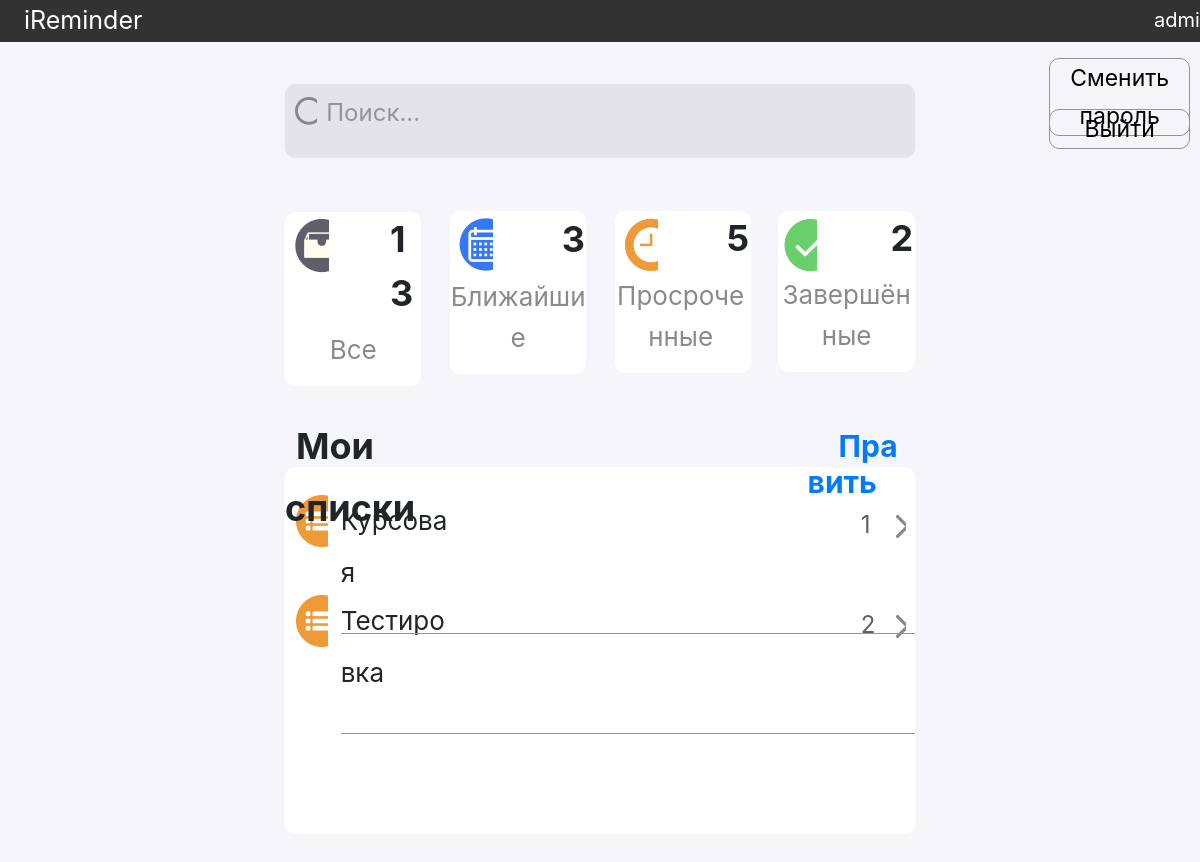
Before: /main/ (signed in) with the older database file.
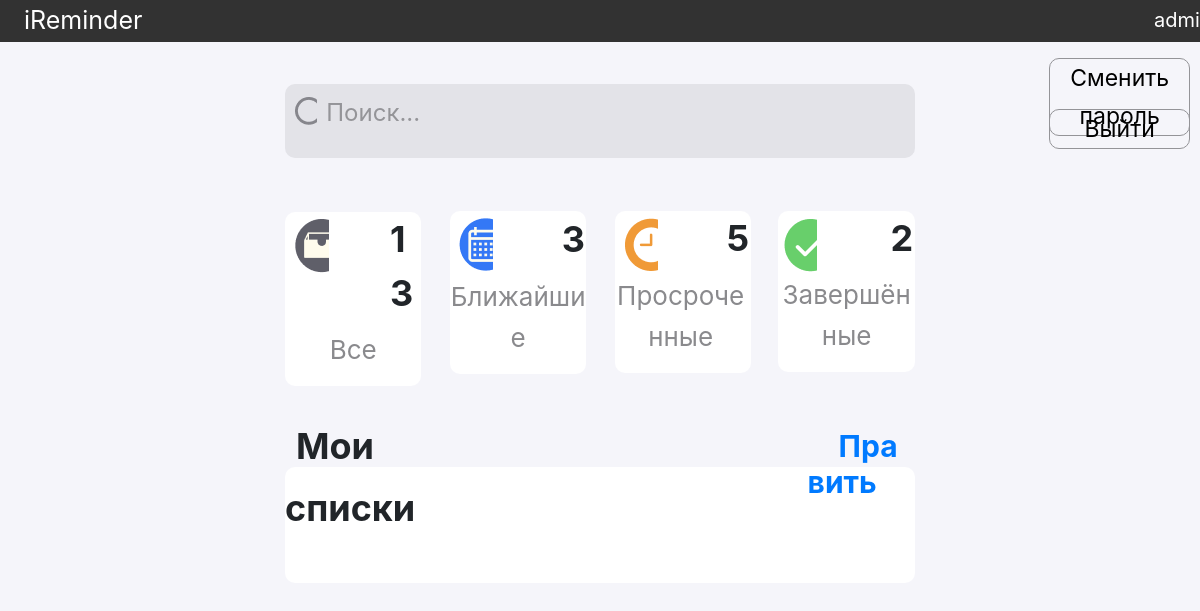
After: the same page with the newer database file.
### reminders/models.py (models this page shows)
class Reminder_Category(models.Model):
    name = models.CharField(max_length=50)
    author = models.ForeignKey(User, on_delete=models.CASCADE)

### reminders/views.py (the view)
# urls.py: path('main/', MainView.as_view(), name='main'),
class MainView(View):
    def get(self, request):
        if not get_username(request):
            raise Http404
        print(Reminder_Category.objects.filter(author_id=User.objects.get(username=get_username(request))))
        context = {'title': 'Главное меню',
                   'categories': get_categories(request),
                   }
        return render(request, 'main.html', context=context)

### reminders/views.py (called while the page is built)
def get_categories(request):
    return Reminder_Category.objects.filter(author_id=User.objects.get(username=get_username(request)))

def get_username(request):
    return request.user.username

### templates/main.html
{% extends 'layout.html' %}
{% load static %}
{% block content %}
   <div class="clearfix colelem" id="pu103">
    <div class="rounded-corners clearfix grpelem" id="u103">
     <div class="clip_frame grpelem" id="u106">
      <img class="block" id="u106_img" src="{% static 'images/loupe.png' %}" alt="Значок лупы"/>
     </div>
     <div class="clearfix grpelem" id="u116-4">
      <p>Поиск...</p>
     </div>
    </div>
       <a class="reset nonblock nontext rounded-corners clearfix grpelem" id="reset" href="{% url 'password_change' %}">Сменить пароль</a>
       <a class="reset nonblock nontext rounded-corners clearfix grpelem" id="logout" href="{% url 'logout' %}">Выйти</a>
   </div>
   <div class="clearfix colelem" id="pu119">
    <div class="rounded-corners clearfix grpelem" id="u119">
     <div class="clearfix colelem" id="pu125">
      <div class="clip_frame grpelem" id="u125">
       <img class="block" id="u125_img" src="{% static 'images/box.png' %}" alt="Значок"/>
      </div>
      <div class="clearfix grpelem" id="u122-4">
       <p>13</p>
      </div>
     </div>
     <div class="clearfix colelem" id="u135-4">
      <p>Все</p>
     </div>
    </div>
    <div class="rounded-corners clearfix grpelem" id="u138">
     <div class="position_content" id="u138_position_content">
      <div class="clearfix colelem" id="pu165">
       <div class="clip_frame grpelem" id="u165">
        <img class="block" id="u165_img" src="{% static 'images/calendar.png' %}" alt="Значок"/>
       </div>
       <div class="clearfix grpelem" id="u147-5">
        <p id="u147-3"><span id="u147">&nbsp;</span><span id="u147-2">3</span></p>
       </div>
      </div>
      <div class="clearfix colelem" id="u156-4">
       <p>Ближайшие</p>
      </div>
     </div>
    </div>
    <div class="rounded-corners clearfix grpelem" id="u141">
     <div class="clearfix colelem" id="pu175">
      <div class="clip_frame grpelem" id="u175">
       <img class="block" id="u175_img" src="{% static 'images/time.png' %}" alt="Значок"/>
      </div>
      <div class="clearfix grpelem" id="u150-5">
       <p id="u150-3"><span id="u150">&nbsp;</span><span id="u150-2">5</span></p>
      </div>
     </div>
     <div class="clearfix colelem" id="u159-4">
      <p id="u159-2">Просроченные</p>
     </div>
    </div>
    <div class="rounded-corners clearfix grpelem" id="u144">
     <div class="clearfix colelem" id="pu185">
      <div class="clip_frame grpelem" id="u185">
       <img class="block" id="u185_img" src="{% static 'images/check.png' %}" alt="Значок"/>
      </div>
      <div class="clearfix grpelem" id="u153-5">
       <p id="u153-3"><span id="u153">&nbsp;</span><span id="u153-2">2</span></p>
      </div>
     </div>
     <div class="clearfix colelem" id="u162-4">
      <p>Завершённые</p>
     </div>
    </div>
   </div>
   <div id="categories_list" class="clearfix colelem">
       <div id="categories_list__header">
           <p class="clearfix grpelem">Мои списки</p>
           <p class="clearfix grpelem">Править</p>
       </div>
        <div id="categories_list__content" class="rounded-corners clearfix grpelem">
            <ul class="categories">
                {% for cat in categories %}
                <li class="category">
                    <div class="category_icon clip_frame grpelem">
                     <img src="{% static 'images/list.png' %}" alt="Значок"/>
                    </div>
                    <div class="category__content clearfix grpelem" >
                        <div class="pu566-4 clearfix colelem">
                            <div class="category_name clearfix grpelem">
                                <p>{{ cat.name }}</p>
                            </div>
                            <div class="category_count clearfix grpelem">
                                <p>{{ cat.id }}</p>
                            </div>
                            <a class="category_arrow nonblock nontext clip_frame grpelem" href="{% url 'reminders' cat.id %}"><img src="{% static 'images/arrow.png' %}" alt="Перейти к событиям"/></a>
                        </div>
                        <div class="line_list colelem"></div>
                    </div>
                </li>
                {% endfor %}
            </ul>
        </div>
   </div>
{% endblock %}

### templates/layout.html (shortened to what this page needs)
{% load static %}
<!DOCTYPE html>
<html lang="ru-RU">
<head>
 <link href="{% static 'css/site_global.css' %}" rel="stylesheet" type="text/css"/>
 <link href="{% static 'css/guest.css' %}" rel="stylesheet" type="text/css"/>
 <link href="{% static 'css/auth.css' %}" rel="stylesheet" type="text/css"/>
 <link href="{% static 'css/registration.css' %}" rel="stylesheet" type="text/css"/>
 <link href="{% static 'css/main.css' %}" rel="stylesheet" type="text/css"/>
 <link href="{% static 'css/reminders.css' %}" rel="stylesheet" type="text/css"/>
    <link  rel="stylesheet"  href="http://maxcdn.bootstrapcdn.com/bootstrap/4.0.0/css/bootstrap.min.css">
</head>
<body>
    <div id="header">
        <a class="clearfix grpelem" href="/">iReminder</a>
        <a class="clearfix grpelem">{{ user.get_username }}</a>
    </div>
   {% block content %}
   {% endblock %}
</body>
</html>

### reminders/static/css/site_global.css (style rules this page uses)
html { min-height: 100%; min-width: 100%; -ms-text-size-adjust: none; }
body, div, dl, dt, dd, ul, ol, li, nav, h1, h2, h3, h4, h5, h6, pre, code, form, fieldset, legend, input, button, textarea, p, blockquote, th, td, a { margin: 0px; padding: 0px; border-width: 0px; border-style: solid; border-color: transparent; -webkit-transform-origin: left top; -ms-transform-origin: left top; -o-transform-origin: left top; transform-origin: left top; background-repeat: no-repeat; }
fieldset, img { border: 0px; border-style: solid; -webkit-transform-origin: left top; -ms-transform-origin: left top; -o-transform-origin: left top; transform-origin: left top; }
body { font-family: Arial, Helvetica Neue, Helvetica, sans-serif; text-align: left; font-size: 14px; line-height: 17px; word-wrap: break-word; text-rendering: optimizeLegibility; -moz-font-feature-settings: 'liga'; -ms-font-feature-settings: 'liga'; -webkit-font-feature-settings: 'liga'; font-feature-settings: 'liga'; }
a:link { color: #0000FF; text-decoration: underline; }
a.nontext { color: black; text-decoration: none; font-style: normal; font-weight: normal; }
.colelem { display: inline; float: left; clear: both; }
.clearfix:after { content: "\0020"; visibility: hidden; display: block; height: 0px; clear: both; }
.clip_frame { overflow: hidden; }
.position_content, .excludeFromNormalFlow { float: left; }
.MenuBar .SubMenuVisible, .MenuBarVertical .SubMenuVisible, .MenuBar .SubMenu .SubMenuVisible, .popup_element.Active, span.actAsPara, .actAsDiv, a.nonblock.nontext, img.block { display: block; }
.grpelem, .accordion_wrapper { display: inline; float: left; }
p, h1, h2, h3, h4, h5, h6, ol, ul, span.actAsPara { max-height: 1000000px; }
@media screen and (-webkit-min-device-pixel-ratio:0) { body { text-rendering: auto; } }

### reminders/static/css/guest.css (style rules this page uses)
html { z-index: 1; min-height: 925px; background-image: none; border-width: 0px; border-color: #000000; background-color: #F5F5FA; padding-bottom: 25px; width: 100%; max-width: 1920px; margin-left: auto; margin-right: auto; }
#header { z-index: 2; min-height: 42px; background-color: #323232; }
#header a { z-index: 3; min-height: 42px; background-color: transparent; font-size: 25px; line-height: 41px; color: #FFFFFF; text-indent: 24px; position: relative; width: auto; text-decoration: none; }
#header a:last-child { font-size: 20px; left: 82.3%; }

### reminders/static/css/auth.css (style rules this page uses)
html { z-index: 1; min-height: 466.70000000000005px; background-image: none; border-width: 0px; border-color: #000000; background-color: #F5F5FA; padding-bottom: 479.29999999999995px; width: 100%; max-width: 1920px; margin-left: auto; margin-right: auto; }

### reminders/static/css/registration.css (style rules this page uses)
body { position:relative;min-width:320px; }

### reminders/static/css/reminders.css (style rules this page uses)
a { text-decoration: none; }
body { position: relative; min-width: 320px; }

Changed rows visible on the page:
no longer on this page (row edited): Reminder_Category: name "Курсовая", id "1"
no longer on this page (row edited): Reminder_Category: name "Тестировка", id "2"
